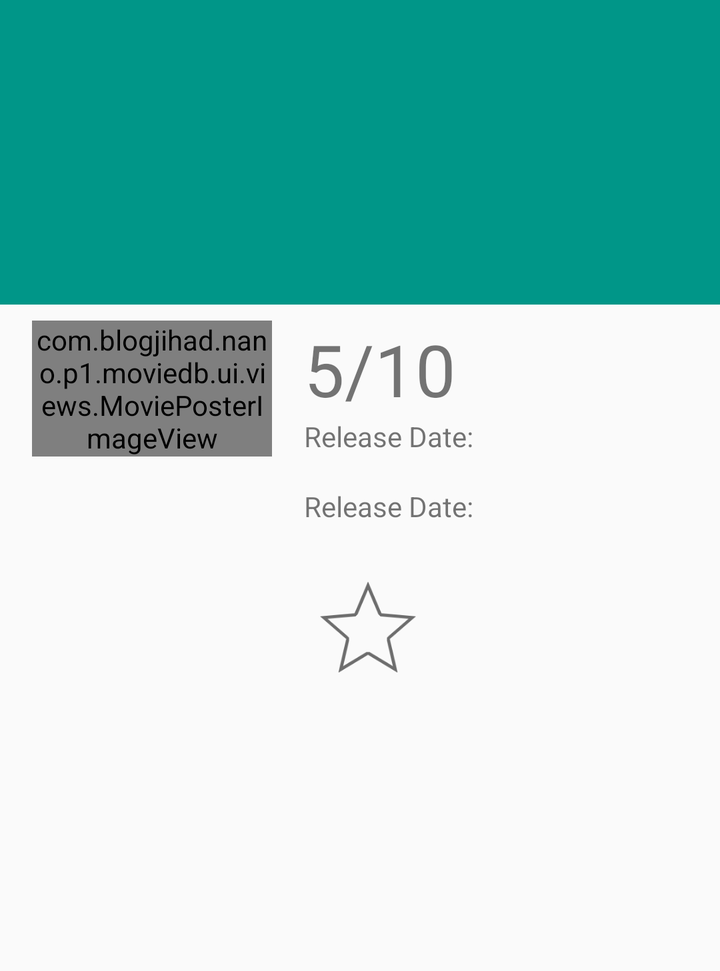
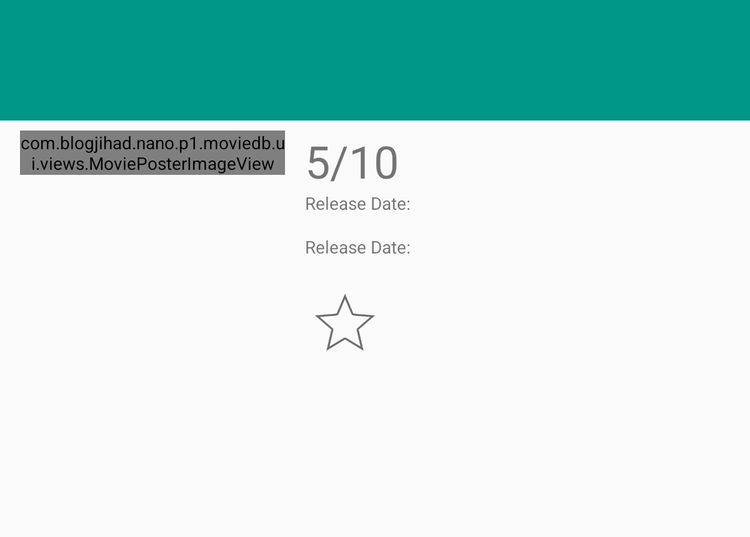

Compare how this app lays out the same screen by default and in its alternative resource folder. The renders come first, then the two layout files and the values they reference.
<!-- AndroidManifest.xml: application theme AppTheme -->
<!-- res/layout/fragment_movie_detail.xml -->
<LinearLayout xmlns:android="http://schemas.android.com/apk/res/android"
    xmlns:tools="http://schemas.android.com/tools"
    android:layout_width="match_parent"
    android:layout_height="wrap_content"
    android:orientation="vertical">

    <android.support.v7.widget.Toolbar
        android:id="@+id/toolbar"
        android:layout_width="match_parent"
        android:layout_height="?attr/actionBarSize"
        android:background="?attr/colorPrimary"
        android:theme="@style/ThemeOverlay.AppCompat.Dark" />

    <ScrollView
        android:layout_width="match_parent"
        android:layout_height="wrap_content"
        tools:context="com.blogjihad.nano.p1.moviedb.ui.home.MovieDetailFragment">

        <LinearLayout
            android:layout_width="match_parent"
            android:layout_height="wrap_content"
            android:orientation="vertical">


            <FrameLayout
                android:layout_width="match_parent"
                android:layout_height="wrap_content"
                android:background="@color/primary">

                <TextView
                    android:id="@+id/movie_title"
                    style="?android:attr/textAppearanceLarge"
                    android:layout_width="match_parent"
                    android:layout_height="match_parent"
                    android:padding="16dp"
                    android:textColor="@color/icons"
                    android:textIsSelectable="true"
                    android:textSize="48sp" />
            </FrameLayout>

            <LinearLayout
                android:layout_width="match_parent"
                android:layout_height="wrap_content"
                android:layout_marginBottom="@dimen/default_spacing_major"
                android:layout_marginLeft="@dimen/default_spacing_major"
                android:layout_marginRight="@dimen/default_spacing_major"
                android:layout_marginTop="@dimen/default_spacing_minor"
                android:orientation="horizontal">


                <com.blogjihad.nano.p1.moviedb.ui.views.MoviePosterImageView
                    android:id="@+id/movie_poster"
                    android:layout_width="0dp"
                    android:layout_height="wrap_content"
                    android:layout_marginRight="@dimen/default_spacing_major"
                    android:layout_weight="10"
                    android:scaleType="centerCrop" />

                <LinearLayout
                    android:layout_width="0dp"
                    android:layout_height="wrap_content"
                    android:layout_weight="16"
                    android:orientation="vertical">


                    <TextView
                        android:id="@+id/movie_rating"
                        android:layout_width="wrap_content"
                        android:layout_height="wrap_content"
                        android:text="5/10"
                        android:textSize="36sp" />

                    <TextView
                        android:id="@+id/movie_rating_vote_count"
                        android:layout_width="wrap_content"
                        android:layout_height="wrap_content"
                        android:layout_marginBottom="@dimen/default_spacing_major"
                        android:text="@string/movie_release_date" />


                    <TextView
                        android:id="@+id/movie_release_date_label"
                        android:layout_width="wrap_content"
                        android:layout_height="wrap_content"
                        android:text="@string/movie_release_date" />

                    <TextView
                        android:id="@+id/movie_release_date"
                        android:layout_width="wrap_content"
                        android:layout_height="wrap_content" />


                    <CheckBox
                        android:id="@+id/fav"
                        android:layout_width="wrap_content"
                        android:layout_height="wrap_content"
                        android:button="@drawable/favorite_button_selector"/>

                </LinearLayout>

            </LinearLayout>


            <TextView
                android:id="@+id/movie_overview"
                android:layout_width="wrap_content"
                android:layout_height="wrap_content"
                android:layout_marginLeft="@dimen/default_spacing_major"
                android:layout_marginRight="@dimen/default_spacing_major" />



            
            <TextView
                android:id="@+id/movie_trailers_label"
                android:layout_width="wrap_content"
                android:layout_height="wrap_content"
                android:text="@string/trailers"
                android:layout_marginTop="@dimen/default_spacing_major"
                android:layout_marginLeft="@dimen/default_spacing_major"
                android:layout_marginRight="@dimen/default_spacing_major"
                android:textAppearance="@style/TextAppearance.AppCompat.Title"
                android:visibility="invisible"/>

            <android.support.v7.widget.GridLayout
                xmlns:app="http://schemas.android.com/apk/res-auto"
                android:id="@+id/trailers"
                android:layout_width="match_parent"
                android:layout_height="wrap_content"
                android:layout_gravity="center"

                android:layout_marginLeft="12dp"
                android:layout_marginRight="12dp"
                app:columnCount="2"
                android:visibility="invisible" />


            
            <TextView
                android:id="@+id/movie_reviews_label"
                android:layout_width="wrap_content"
                android:layout_height="wrap_content"
                android:text="@string/reviews"
                android:layout_marginTop="@dimen/default_spacing_major"
                android:layout_marginLeft="@dimen/default_spacing_major"
                android:layout_marginRight="@dimen/default_spacing_major"
                android:textAppearance="@style/TextAppearance.AppCompat.Title"
                android:visibility="invisible"/>

            <LinearLayout
                android:id="@+id/reviews"
                android:layout_width="match_parent"
                android:layout_height="wrap_content"
                android:layout_marginLeft="@dimen/default_spacing_major"
                android:layout_marginRight="@dimen/default_spacing_major"
                android:orientation="vertical">

                </LinearLayout>


        </LinearLayout>


    </ScrollView>

</LinearLayout>
<!-- resources referenced by this layout -->
<resources>
  <color name="icons">#FFFFFF</color>
  <color name="primary">#009688</color>
  <dimen name="default_spacing_major">16dp</dimen>
  <dimen name="default_spacing_minor">8dp</dimen>
  <!-- drawable favorite_button_selector (drawable) -->
  <?xml version="1.0" encoding="utf-8"?>
  <selector xmlns:android="http://schemas.android.com/apk/res/android">
  
      <item android:drawable="@drawable/ic_star_48dp" android:state_pressed="true" />
  
      <item android:drawable="@drawable/ic_star_48dp" android:state_checked="true" />
  
      
      <item android:drawable="@drawable/ic_star_empty_48dp" />
  </selector>
  <string name="movie_release_date">Release Date:</string>
  <string name="reviews">Reviews</string>
  <string name="trailers">Trailers</string>
  <style name="AppTheme" parent="Theme.AppCompat.Light.DarkActionBar">
          
          <item name="colorPrimary">@color/primary</item>
          <item name="colorPrimaryDark">@color/primary_dark</item>
          <item name="colorAccent">@color/accent</item>
  
          <item name="windowNoTitle">true</item>
          <item name="windowActionBar">false</item>
      </style>
  <!-- drawable ic_star_48dp: png bitmap (drawable-hdpi, 2608 bytes) -->
  <!-- drawable ic_star_empty_48dp: png bitmap (drawable-hdpi, 3577 bytes) -->
  <color name="primary_dark">#00796B</color>
  <color name="accent">#FF5722</color>
</resources>
<!-- res/layout-sw600dp/fragment_movie_detail.xml (the repository's variant of the layout above) -->
<!-- drawn on a 7-inch tablet held upright -->
<ScrollView xmlns:android="http://schemas.android.com/apk/res/android"
    xmlns:tools="http://schemas.android.com/tools"
    android:layout_width="match_parent"
    android:layout_height="wrap_content"
    tools:context="com.blogjihad.nano.p1.moviedb.ui.home.MovieDetailFragment">

    <LinearLayout
        android:layout_width="match_parent"
        android:layout_height="match_parent"
        android:orientation="vertical">

        <FrameLayout
            android:layout_width="match_parent"
            android:layout_height="wrap_content"
            android:background="@color/primary">

            <TextView
                android:id="@+id/movie_title"
                style="?android:attr/textAppearanceLarge"
                android:layout_width="match_parent"
                android:layout_height="match_parent"
                android:padding="16dp"
                android:textColor="@color/icons"
                android:textIsSelectable="true"
                android:textSize="48sp" />
        </FrameLayout>

        <LinearLayout
            android:layout_width="match_parent"
            android:layout_height="wrap_content"
            android:layout_marginBottom="@dimen/default_spacing_major"
            android:layout_marginLeft="@dimen/default_spacing_major"
            android:layout_marginRight="@dimen/default_spacing_major"
            android:layout_marginTop="@dimen/default_spacing_minor"
            android:orientation="horizontal">


            <com.blogjihad.nano.p1.moviedb.ui.views.MoviePosterImageView
                android:id="@+id/movie_poster"
                android:layout_width="0dp"
                android:layout_height="wrap_content"
                android:layout_marginRight="@dimen/default_spacing_major"
                android:layout_weight="10"
                android:scaleType="centerCrop" />

            <LinearLayout
                android:layout_width="0dp"
                android:layout_height="wrap_content"
                android:layout_weight="16"
                android:orientation="vertical">


                <TextView
                    android:id="@+id/movie_rating"
                    android:layout_width="wrap_content"
                    android:layout_height="wrap_content"
                    android:text="5/10"
                    android:textSize="36sp" />

                <TextView
                    android:id="@+id/movie_rating_vote_count"
                    android:layout_width="wrap_content"
                    android:layout_height="wrap_content"
                    android:layout_marginBottom="@dimen/default_spacing_major"
                    android:text="@string/movie_release_date" />


                <TextView
                    android:id="@+id/movie_release_date_label"
                    android:layout_width="wrap_content"
                    android:layout_height="wrap_content"
                    android:text="@string/movie_release_date" />

                <TextView
                    android:id="@+id/movie_release_date"
                    android:layout_width="wrap_content"
                    android:layout_height="wrap_content" />


                <CheckBox
                    android:id="@+id/fav"
                    android:layout_width="wrap_content"
                    android:layout_height="wrap_content"
                    android:button="@drawable/favorite_button_selector" />

            </LinearLayout>

        </LinearLayout>


        <TextView
            android:id="@+id/movie_overview"
            android:layout_width="wrap_content"
            android:layout_height="wrap_content"
            android:layout_marginLeft="@dimen/default_spacing_major"
            android:layout_marginRight="@dimen/default_spacing_major" />


        
        <TextView
            android:id="@+id/movie_trailers_label"
            android:layout_width="wrap_content"
            android:layout_height="wrap_content"
            android:layout_marginLeft="@dimen/default_spacing_major"
            android:layout_marginRight="@dimen/default_spacing_major"
            android:layout_marginTop="@dimen/default_spacing_major"
            android:text="@string/trailers"
            android:textAppearance="@style/TextAppearance.AppCompat.Title"
            android:visibility="invisible" />

        <android.support.v7.widget.GridLayout
            xmlns:app="http://schemas.android.com/apk/res-auto"
            android:id="@+id/trailers"
            android:layout_width="match_parent"
            android:layout_height="wrap_content"
            android:layout_gravity="center"

            android:layout_marginLeft="12dp"
            android:layout_marginRight="12dp"
            app:columnCount="3"
            android:visibility="invisible" />


        
        <TextView
            android:id="@+id/movie_reviews_label"
            android:layout_width="wrap_content"
            android:layout_height="wrap_content"
            android:layout_marginLeft="@dimen/default_spacing_major"
            android:layout_marginRight="@dimen/default_spacing_major"
            android:layout_marginTop="@dimen/default_spacing_major"
            android:text="@string/reviews"
            android:textAppearance="@style/TextAppearance.AppCompat.Title"
            android:visibility="invisible" />

        <LinearLayout
            android:id="@+id/reviews"
            android:layout_width="match_parent"
            android:layout_height="wrap_content"
            android:layout_marginLeft="@dimen/default_spacing_major"
            android:layout_marginRight="@dimen/default_spacing_major"
            android:orientation="vertical">

        </LinearLayout>

    </LinearLayout>


</ScrollView>
